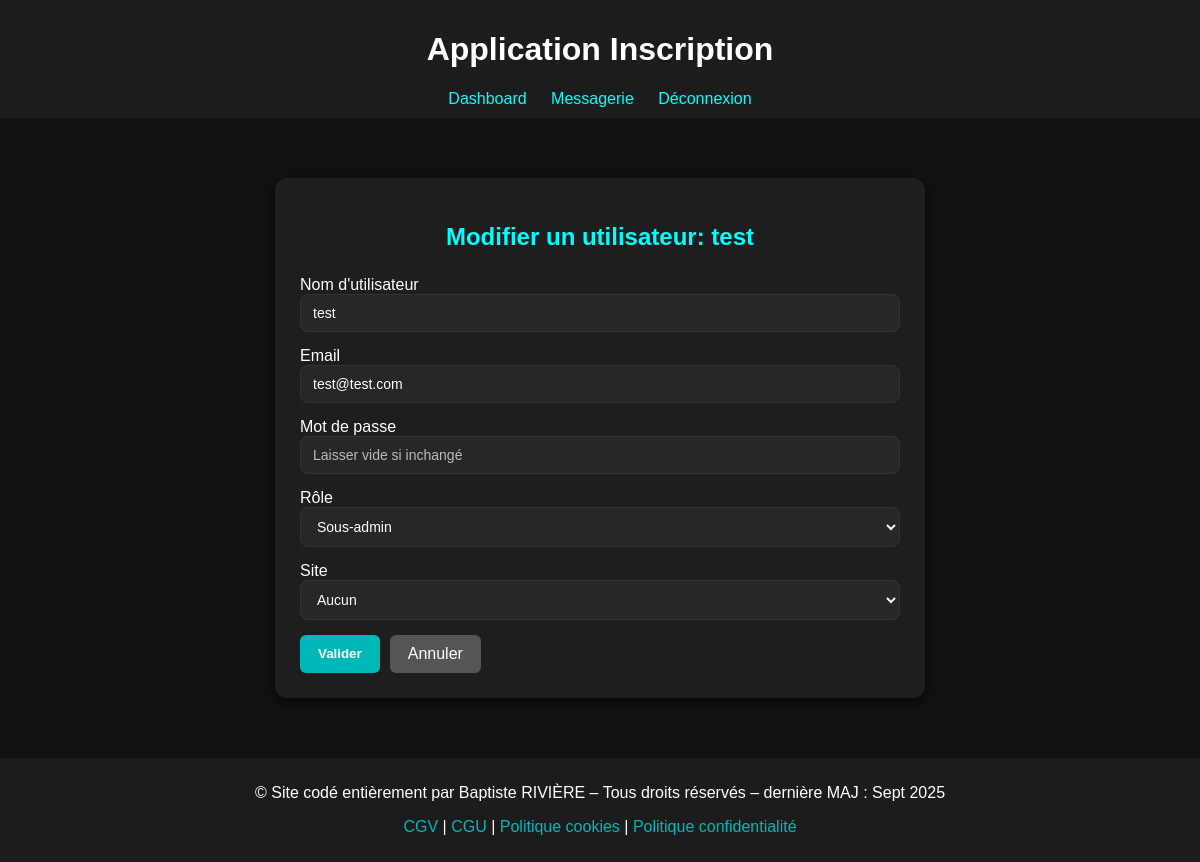
The app's page /super_admin/user/2/edit (signed in) with its own data.
### app/models.py (models this page shows, shortened)
class User(UserMixin, db.Model):
    id = db.Column(db.Integer, primary_key=True)
    username = db.Column(db.String(64), unique=True, nullable=False)
    email = db.Column(db.String(120), unique=True, nullable=False)
    password_hash = db.Column(db.String(128))
    role = db.Column(db.String(20), default='user')  # user / sub_admin / super_admin
    site_id = db.Column(db.Integer, db.ForeignKey('site.id'), nullable=True)
    site = db.relationship(
        'Site',
        back_populates='users',
        foreign_keys=[site_id]
    )
    dossiers = db.relationship('Dossier', backref='user', lazy=True)
    managed_sites = db.relationship(
        'Site',
        back_populates='sub_admin',
        foreign_keys='Site.sub_admin_id'
    )
    sent_messages = db.relationship('Message', backref='sender', foreign_keys='Message.sender_id', lazy='dynamic')
    received_messages = db.relationship('Message', backref='recipient', foreign_keys='Message.recipient_id', lazy='dynamic')

### app/routes/super_admin.py (the view, shortened to what this page needs)
@super_admin_bp.route('/user/<int:user_id>/edit', methods=['GET', 'POST'])
@login_required
@super_admin_required
def edit_user(user_id):
    user = User.query.get_or_404(user_id)
    form = UserForm(obj=user)
    sites = Site.query.all()
    form.site_id.choices = [(0, 'Aucun')] + [(s.id, s.name) for s in sites]
    if request.method == 'GET':
        form.password.data = ''
        form.site_id.data = user.site_id or 0
    return render_template('super_admin/create_user.html', form=form, user=user)

### app/forms.py
class UserForm(FlaskForm):
    username = StringField("Nom d'utilisateur", validators=[DataRequired(), Length(min=2, max=50)])
    email = StringField("Email", validators=[DataRequired(), Email()])
    password = PasswordField("Mot de passe", validators=[Optional(), Length(min=6)])
    role = SelectField("Rôle", choices=[('super_admin', 'Super Admin'), ('sub_admin', 'Sous-admin'), ('user', 'Utilisateur')], validators=[DataRequired()])
    site_id = SelectField("Site", coerce=int, choices=[], validators=[Optional()])
    submit = SubmitField("Valider")

### app/routes/super_admin.py (called while the page is built)
def super_admin_required(func):
    @wraps(func)
    def wrapper(*args, **kwargs):
        if not current_user.is_authenticated or current_user.role != 'super_admin':
            flash("Accès interdit : Super Admin uniquement.", "danger")
            return redirect(url_for('user.home'))
        return func(*args, **kwargs)
    return wrapper

### app/templates/super_admin/create_user.html (shortened to what this page needs)
{% extends "base.html" %}
{% block extra_styles %}
<link rel="stylesheet" href="{{ url_for('static', filename='css/super_admin/create_user.css') }}">
{% endblock %}
{% block content %}
<div class="user-form-container">
    <h2>{{ 'Modifier' if user else 'Créer' }} un utilisateur{% if user %}: {{ user.username }}{% endif %}</h2>
    <form method="POST" class="user-form">
        <div class="form-group">
            {{ form.username.label(class="form-label") }}
            {{ form.username(class="form-control") }}
        </div>
        <div class="form-group">
            {{ form.email.label(class="form-label") }}
            {{ form.email(class="form-control") }}
        </div>
        <div class="form-group">
            {{ form.password.label(class="form-label") }}
            {{ form.password(class="form-control", placeholder="Laisser vide si inchangé") }}
        </div>
        <div class="form-group">
            {{ form.role.label(class="form-label") }}
            {{ form.role(class="form-select") }}
        </div>
        <div class="form-group">
            {{ form.site_id.label(class="form-label") }}
            {{ form.site_id(class="form-select") }}
        </div>
        <div class="form-buttons">
            <button type="submit" class="btn btn-success">{{ form.submit.label.text }}</button>
            <a href="{{ url_for('super_admin.dashboard') }}" class="btn btn-secondary">Annuler</a>
        </div>
    </form>
</div>
{% endblock %}

### app/static/css/style.css (style rules this page uses)
body { background-color: #121212; color: #ffffff; font-family: Arial, sans-serif; margin: 0; padding: 0; }

### app/static/css/super_admin/create_user.css (style rules this page uses)
.user-form-container { max-width: 600px; margin: 40px auto; padding: 25px; background-color: #1e1e1e; border-radius: 12px; box-shadow: 0 4px 15px rgba(0,0,0,0.7); overflow: hidden; color: #fff; }
h2 { color: #00ffff; margin-bottom: 25px; text-align: center; }
a { color: #00b8b8; text-decoration: none; }
.user-form { display: flex; flex-direction: column; gap: 15px; }
.form-group { display: flex; flex-direction: column; }
.form-control, .form-select { padding: 10px 12px; border-radius: 8px; border: 1px solid #333; background-color: #272727; color: #fff; font-size: 14px; }
.form-control::placeholder { color: #bbb; }
.form-buttons { display: flex; justify-content: flex-start; gap: 10px; }
.btn-success { background-color: #00b8b8; color: #fff; border: none; padding: 10px 18px; border-radius: 6px; cursor: pointer; font-weight: bold; }
.btn-secondary { background-color: #555; color: #fff; border: none; padding: 10px 18px; border-radius: 6px; cursor: pointer; }

### records on screen
User: username "test", email "test@test.com", role "Sous-admin", site_id "Aucun"

### other values on screen
{{ 'Modifier' if user else 'Créer' }} "Modifier"
